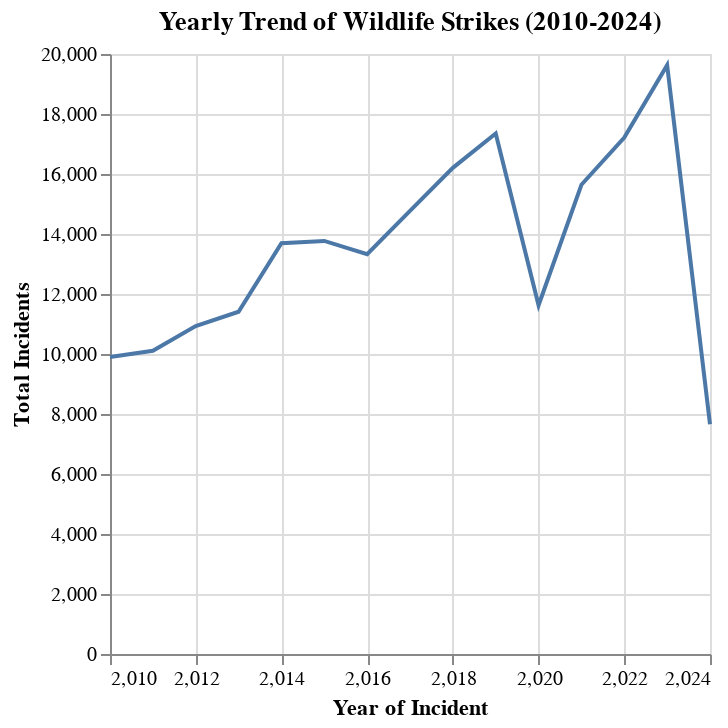

The cell this chart's notebook holds for it:
### Code cell
yearly_trends = alt.Chart(annual_strikes, title = 'Yearly Trend of Wildlife Strikes (2010-2024)').mark_line().encode(
    x = alt.X('incident_date', title='Year of Incident'),
    y = 'Total Incidents',
    tooltip=['incident_date', 'Total Incidents']
)
yearly_trends

### Figure 1 — Vega-Lite specification as saved in the notebook (floating-point values rounded to 4 significant figures)
{"config": {"view": {"continuousWidth": 300, "continuousHeight": 300}}, "data": {"name": "data-93d70bc373a17d44e50bd4312145de28"}, "mark": {"type": "line"}, "encoding": {"tooltip": [{"field": "incident_date", "type": "quantitative"}, {"field": "Total Incidents", "type": "quantitative"}], "x": {"field": "incident_date", "title": "Year of Incident", "type": "quantitative"}, "y": {"field": "Total Incidents", "type": "quantitative"}}, "title": "Yearly Trend of Wildlife Strikes (2010-2024)", "$schema": "https://vega.github.io/schema/vega-lite/v5.20.1.json", "datasets": {"data-93d70bc373a17d44e50bd4312145de28": [{"incident_date": 2010, "Total Incidents": 9898}, {"incident_date": 2011, "Total Incidents": 10109}, {"incident_date": 2012, "Total Incidents": 10932}, {"incident_date": 2013, "Total Incidents": 11408}, {"incident_date": 2014, "Total Incidents": 13692}, {"incident_date": 2015, "Total Incidents": 13770}, {"incident_date": 2016, "Total Incidents": 13324}, {"incident_date": 2017, "Total Incidents": 14771}, {"incident_date": 2018, "Total Incidents": 16205}, {"incident_date": 2019, "Total Incidents": 17353}, {"incident_date": 2020, "Total Incidents": 11626}, {"incident_date": 2021, "Total Incidents": 15643}, {"incident_date": 2022, "Total Incidents": 17216}, {"incident_date": 2023, "Total Incidents": 19628}, {"incident_date": 2024, "Total Incidents": 7657}]}}
